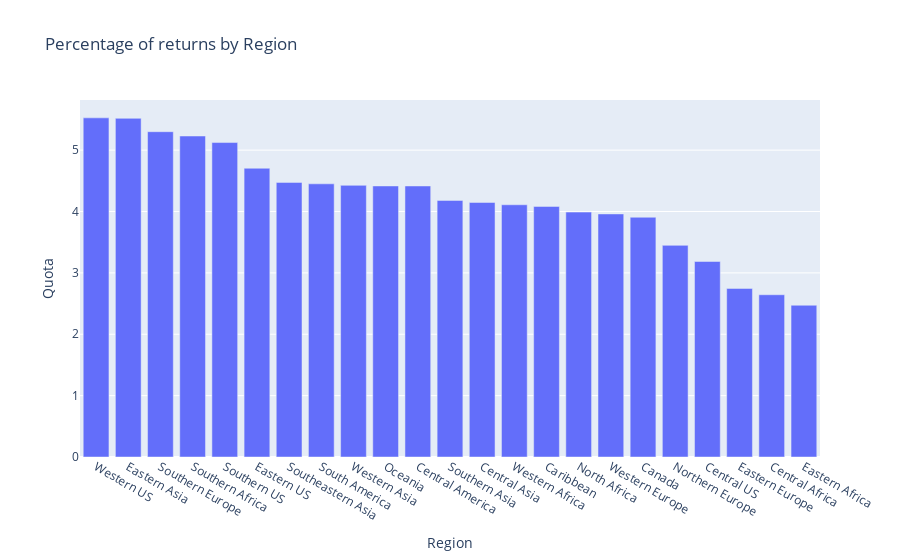

Source (notebook cell):
### Code cell
regional=orders_merged.groupby('Region')[['Returned']].agg(['sum','count'])
regional=regional.reset_index()
regional.columns=['Region','Sum','Count']
regional['Quota']=regional['Sum']/regional['Count']*100
regional=regional.sort_values('Quota',ascending=False)

fig = px.bar(regional, x="Region", y="Quota", title='Percentage of returns by Region')
fig.show()

### Figure 1 — Plotly figure (JSON) as saved in the notebook; plotly's stock layout.template omitted (floating-point values rounded to 4 significant figures)
{"data": [{"alignmentgroup": "True", "hovertemplate": "Region=%{x}<br>Quota=%{y}<extra></extra>", "legendgroup": "", "marker": {"color": "#636efa"}, "name": "", "offsetgroup": "", "orientation": "v", "showlegend": false, "textposition": "auto", "type": "bar", "x": ["Western US", "Eastern Asia", "Southern Europe", "Southern Africa", "Southern US", "Eastern US", "Southeastern Asia", "South America", "Western Asia", "Oceania", "Central America", "Southern Asia", "Central Asia", "Western Africa", "Caribbean", "North Africa", "Western Europe", "Canada", "Northern Europe", "Central US", "Eastern Europe", "Central Africa", "Eastern Africa"], "xaxis": "x", "y": [5.526, 5.518, 5.301, 5.23, 5.123, 4.705, 4.474, 4.451, 4.426, 4.416, 4.416, 4.181, 4.147, 4.11, 4.083, 3.991, 3.961, 3.906, 3.448, 3.186, 2.747, 2.644, 2.473], "yaxis": "y"}], "layout": {"barmode": "relative", "legend": {"tracegroupgap": 0}, "title": {"text": "Percentage of returns by Region"}, "xaxis": {"anchor": "y", "domain": [0, 1], "title": {"text": "Region"}}, "yaxis": {"anchor": "x", "domain": [0, 1], "title": {"text": "Quota"}}}}
